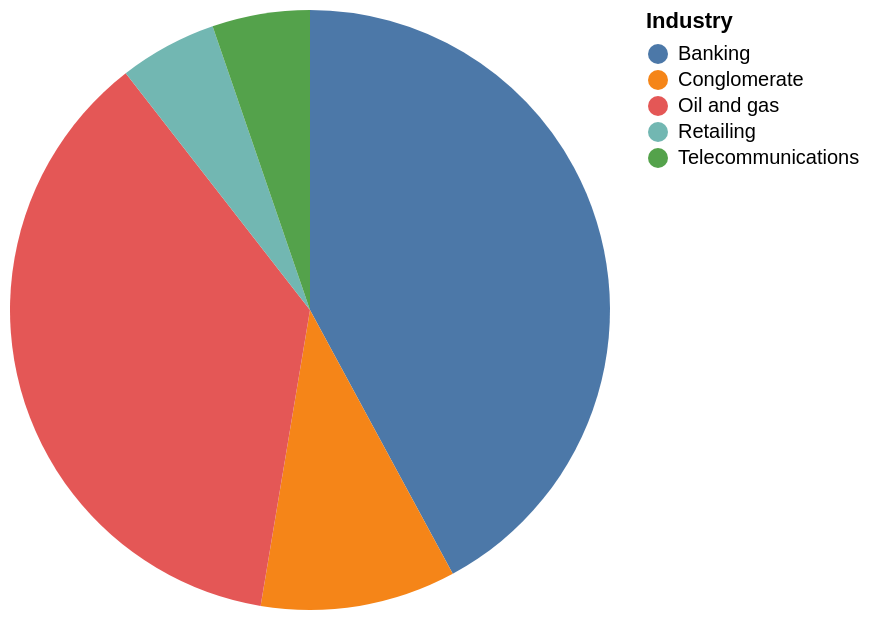

This figure's Vega-Lite source:
### Vega-Lite specification from a JSON file in a GitHub repository (floating-point values rounded to 4 significant figures)
{"data": {"values": [{"x_data": "Banking", "y_data": 8}, {"x_data": "Conglomerate", "y_data": 2}, {"x_data": "Oil and gas", "y_data": 7}, {"x_data": "Retailing", "y_data": 1}, {"x_data": "Telecommunications", "y_data": 1}]}, "mark": "arc", "encoding": {"theta": {"field": "y_data", "type": "quantitative", "title": "COUNT(*)"}, "color": {"field": "x_data", "type": "nominal", "title": "Industry"}}}
